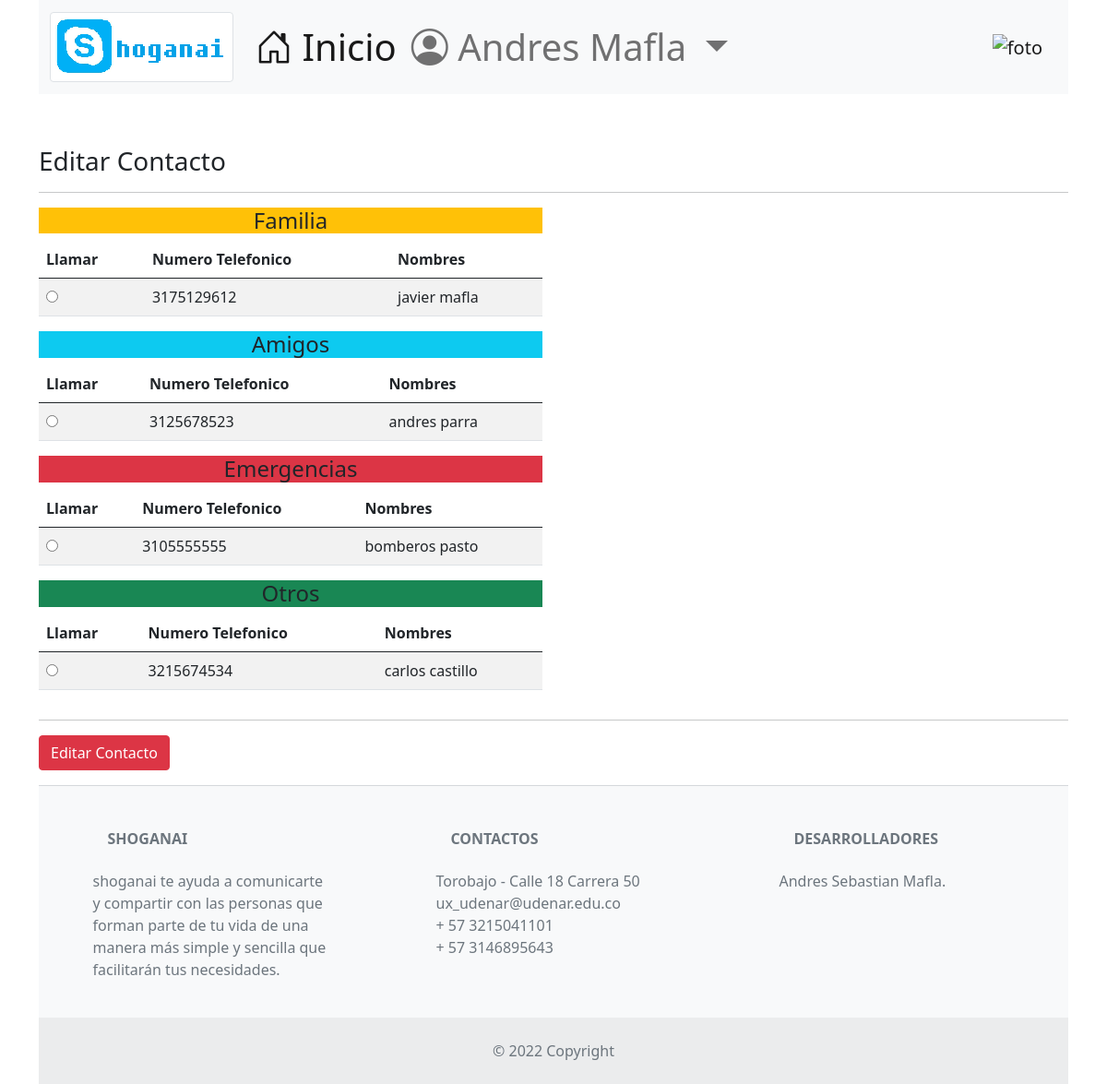
The app's page /editarContacto.php (signed in) with its own data.
### tables this page shows
CREATE TABLE `contactos` (
  `telefono_usuario` varchar(10) NOT NULL,
  `telefono_contacto` varchar(10) NOT NULL,
  `nombre` varchar(100) NOT NULL,
  `categoria` varchar(50) NOT NULL
);

### editarContacto.php (the view, shortened to what this page needs)
<!DOCTYPE html>
<html lang="en">
<head>
    <link rel="stylesheet" href="css/bootstrap.min.css">
    <link rel="stylesheet" href="css/icons/bootstrap-icons.css">
</head>
<body>
    <div class="container">
        <?php
        include("menu2.php");
        $bd = conectar();
        $cel = "";
        if (!isset($_SESSION["xusu"])) {
            header("Location: index.php?ban=2");
        } else {
            $cel = $_SESSION["cusu"];
        }
        ?>
        <h1> <br></h1>
        <h3>Editar Contacto</h3>
        <hr>
        <form action="editarContacto2.php" method="POST">
            <div class="row">
                <div class="col-sm-12 col-md-12 col-lg-6">
                    <?php
                    $sql = "select telefono_contacto, nombre from contactos where telefono_usuario=$cel and categoria='familia'";
                    $res = mysqli_query($bd, $sql);
                    $c = $res->num_rows;
                    if ($c == 0) {
                        echo "<div class='alert alert-primary' role='alert'>
                        Usted no tiene registrado contactos de familiares!
                            </div>";
                    } else {
                    ?>
                        <h4 class="bg-warning text-dark text-center">Familia</h4>
                        <table class="table table-striped">
                            <thead>
                                <tr>
                                    <th>Llamar</th>
                                    <th>Numero Telefonico</th>
                                    <th>Nombres</th>
                                </tr>
                            </thead>
                            <tbody>
                                <?php
                                $sql = "select telefono_contacto, nombre from contactos where telefono_usuario=$cel and categoria='familia'";
                                $datos = mysqli_query($bd, $sql);
                                while ($arr = mysqli_fetch_array($datos)) {
                                    echo "<tr>";
                                    echo "<td><input type='radio' name='victima' value='$arr[0]' required></td>";
                                    echo "<td>$arr[0]</td>";
                                    echo "<td>$arr[1]</td>";
                                    echo "</tr>";
                                }
                                ?>
                            </tbody>
                        </table>
                    <?php
                    }
                    ?>
                </div>
                <div class="col-sm-12 col-md-12 col-lg-6"></div>
            </div>
            <div class="row">
                <div class="col-sm-12 col-md-12 col-lg-6">
                    <?php
                    $sql = "select telefono_contacto, nombre from contactos where telefono_usuario=$cel and categoria='amigos'";
                    $res = mysqli_query($bd, $sql);
                    $c = $res->num_rows;
                    if ($c == 0) {
                        echo "<div class='alert alert-primary' role='alert'>
                        Usted no tiene registrado contactos de familiares!
                            </div>";
                    } else {
                    ?>
                        <h4 class="bg-info text-dark text-center">Amigos</h4>
                        <table class="table table-striped">
                            <thead>
                                <tr>
                                    <th>Llamar</th>
                                    <th>Numero Telefonico</th>
                                    <th>Nombres</th>
                                </tr>
                            </thead>
                            <tbody>
                                <?php
                                $sql = "select telefono_contacto, nombre from contactos where telefono_usuario=$cel and categoria='amigos'";
                                $datos = mysqli_query($bd, $sql);
                                while ($arr = mysqli_fetch_array($datos)) {
                                    echo "<tr>";
                                    echo "<td><input type='radio' name='victima' value='$arr[0]' required></td>";
                                    echo "<td>$arr[0]</td>";
                                    echo "<td>$arr[1]</td>";
                                    echo "</tr>";
                                }
                                ?>
                            </tbody>
                        </table>
                    <?php
                    }
                    ?>
                </div>
                <div class="col-sm-12 col-md-12 col-lg-6"></div>
            </div>
            <div class="row">
                <div class="col-sm-12 col-md-12 col-lg-6">
                    <?php
                    $sql = "select telefono_contacto, nombre from contactos where telefono_usuario=$cel and categoria='emergencia'";
                    $res = mysqli_query($bd, $sql);
                    $c = $res->num_rows;
                    if ($c == 0) {
                        echo "<div class='alert alert-primary' role='alert'>
                        Usted no tiene registrado contactos de emergencia!
                            </div>";
                    } else {
                    ?>
                        <h4 class="bg-danger text-dark text-center">Emergencias</h4>
                        <table class="table table-striped">
                            <thead>
                                <tr>
                                    <th>Llamar</th>
                                    <th>Numero Telefonico</th>
                                    <th>Nombres</th>
                                </tr>
                            </thead>
                            <tbody>
                                <?php
                                $sql = "select telefono_contacto, nombre from contactos where telefono_usuario=$cel and categoria='emergencia'";
                                $datos = mysqli_query($bd, $sql);
                                while ($arr = mysqli_fetch_array($datos)) {
                                    echo "<tr>";
                                    echo "<td><input type='radio' name='victima' value='$arr[0]' required></td>";
                                    echo "<td>$arr[0]</td>";
                                    echo "<td>$arr[1]</td>";
                                    echo "</tr>";
                                }
                                ?>
                            </tbody>
                        </table>
                    <?php
                    }
                    ?>
                </div>
                <div class="col-sm-12 col-md-12 col-lg-6"></div>
            </div>
            <div class="row">
                <div class="col-sm-12 col-md-12 col-lg-6">
                    <?php
                    $sql = "select telefono_contacto, nombre from contactos where telefono_usuario=$cel and categoria='otros'";
                    $res = mysqli_query($bd, $sql);
                    $c = $res->num_rows;
                    if ($c == 0) {
                        echo "<div class='alert alert-primary' role='alert'>
                        Usted no tiene registrado contactos de tipo otros!
                            </div>";
                    } else {
                    ?>
                        <h4 class="bg-success text-dark text-center">Otros</h4>
                        <table class="table table-striped">
                            <thead>
                                <tr>
                                    <th>Llamar</th>
                                    <th>Numero Telefonico</th>
                                    <th>Nombres</th>
                                </tr>
                            </thead>
                            <tbody>
                                <?php
                                $sql = "select telefono_contacto, nombre from contactos where telefono_usuario=$cel and categoria='otros'";
                                $datos = mysqli_query($bd, $sql);
                                while ($arr = mysqli_fetch_array($datos)) {
                                    echo "<tr>";
                                    echo "<td><input type='radio' name='victima' value='$arr[0]' required></td>";
                                    echo "<td>$arr[0]</td>";
                                    echo "<td>$arr[1]</td>";
                                    echo "</tr>";
                                }
                                ?>
                            </tbody>
                        </table>
                    <?php
                    }
                    ?>
                </div>
                <div class="col-sm-12 col-md-12 col-lg-6"></div>
            </div>
            <hr>
            <input type="submit" value="Editar Contacto" class="btn btn-danger">
        </form>
        <?php include("pie.php"); ?>
    </div>
</body>
</html>

### records on screen
contactos: telefono_contacto "3175129612", nombre "javier mafla"
contactos: telefono_contacto "3125678523", nombre "andres parra"
contactos: telefono_contacto "3105555555", nombre "bomberos pasto"
contactos: telefono_contacto "3215674534", nombre "carlos castillo"

### other values on screen
$usuario "Andres Mafla"
